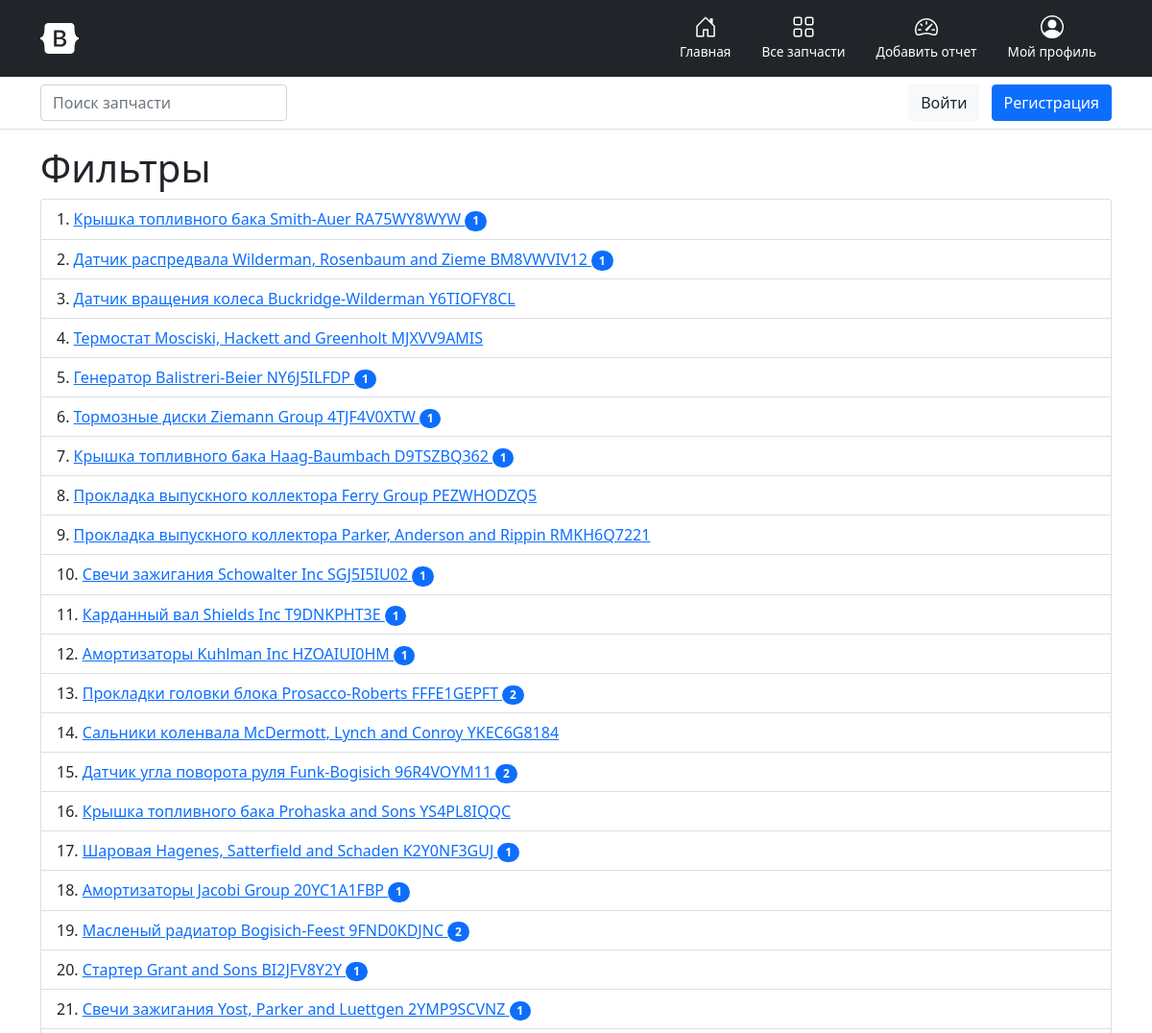
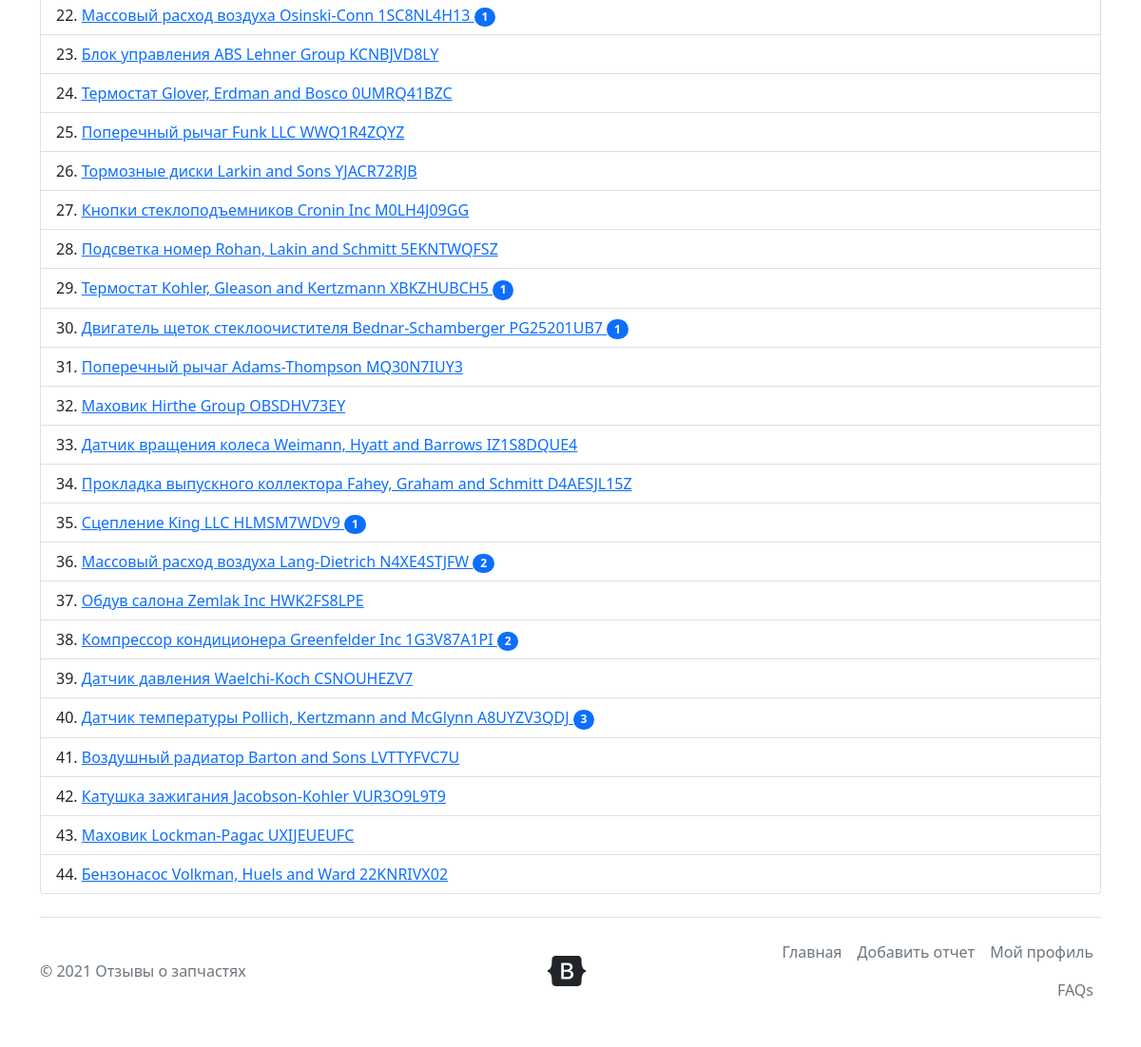
Page /category/1/ on the committed database (2 pictures, top to bottom).
### mileage/models.py (models this page shows, shortened)
class SparePartCategory(models.Model):
    name = models.CharField(max_length=255, db_index=True, verbose_name='Название')
    def __str__(self):
        return self.name
    class Meta:
        verbose_name = 'Категория запчасти'
        verbose_name_plural = 'Категории запчастей'
        ordering = ['name']

class SparePart(models.Model):
    name = models.CharField(max_length=255, db_index=True, verbose_name='Название')
    brand = models.CharField(max_length=255, db_index=True, verbose_name="Производитель")
    number = models.CharField(max_length=30, db_index=True, verbose_name="Номер (артикул)")
    category = models.ForeignKey(SparePartCategory, on_delete=models.PROTECT, verbose_name="Категория")
    def __str__(self):
        return ' '.join([self.name, self.brand, self.number])
    def get_absolute_url(self):
        return reverse_lazy('get_spare_part', kwargs={'spare_part_id': self.pk})
    class Meta:
        verbose_name = 'Запчасть'
        verbose_name_plural = 'Запчасти'
        ordering = ['category', 'name']

### mileage/views.py (the view)
# urls.py: path('category/<int:category_id>/', get_spare_parts_category, name='spare_parts_category'),
def get_spare_parts_category(request, category_id):
    all_spare_parts = SparePart.objects.filter(category_id=category_id).annotate(cnt=Count('review'))
    category_name = SparePartCategory.objects.get(pk=category_id)
    context = {
        'title': category_name,
        'all_spare_parts': all_spare_parts,
    }
    return render(request, 'mileage/spare_parts_category.html', context)

### mileage/templates/mileage/spare_parts_category.html (shortened to what this page needs)
{% extends 'base.html' %}
{% block body %}
<h1>{{ title }}</h1>
    <ol class="list-group list-group-numbered">
        {% for item in all_spare_parts %}
            <li class="list-group-item"><a href="{{ item.get_absolute_url }}">{{ item }}
            {% if item.cnt > 0 %}<span class="badge bg-primary rounded-pill"> {{ item.cnt }}
                    {% endif %}</span></a></li>
        {% empty %}
            <p>Еще ничего нет</p>
        {% endfor %}
    </ol>
{% endblock %}

### rows in the picture
SparePartCategory: name "Фильтры"
SparePart: name+brand+number "Крышка топливного бака Smith-Auer RA75WY8WYW", cnt "1"
SparePart: name+brand+number "Датчик распредвала Wilderman, Rosenbaum and Zieme BM8VWVIV12", cnt "1"
SparePart: name+brand+number "Датчик вращения колеса Buckridge-Wilderman Y6TIOFY8CL"
SparePart: name+brand+number "Термостат Mosciski, Hackett and Greenholt MJXVV9AMIS"
SparePart: name+brand+number "Генератор Balistreri-Beier NY6J5ILFDP", cnt "1"
SparePart: name+brand+number "Тормозные диски Ziemann Group 4TJF4V0XTW", cnt "1"
SparePart: name+brand+number "Крышка топливного бака Haag-Baumbach D9TSZBQ362", cnt "1"
SparePart: name+brand+number "Прокладка выпускного коллектора Ferry Group PEZWHODZQ5"
SparePart: name+brand+number "Прокладка выпускного коллектора Parker, Anderson and Rippin RMKH6Q7221"
SparePart: name+brand+number "Свечи зажигания Schowalter Inc SGJ5I5IU02", cnt "1"
SparePart: name+brand+number "Карданный вал Shields Inc T9DNKPHT3E", cnt "1"
SparePart: name+brand+number "Амортизаторы Kuhlman Inc HZOAIUI0HM", cnt "1"
SparePart: name+brand+number "Прокладки головки блока Prosacco-Roberts FFFE1GEPFT", cnt "2"
SparePart: name+brand+number "Сальники коленвала McDermott, Lynch and Conroy YKEC6G8184"
SparePart: name+brand+number "Датчик угла поворота руля Funk-Bogisich 96R4VOYM11", cnt "2"
SparePart: name+brand+number "Крышка топливного бака Prohaska and Sons YS4PL8IQQC"
SparePart: name+brand+number "Шаровая Hagenes, Satterfield and Schaden K2Y0NF3GUJ", cnt "1"
SparePart: name+brand+number "Амортизаторы Jacobi Group 20YC1A1FBP", cnt "1"
SparePart: name+brand+number "Масленый радиатор Bogisich-Feest 9FND0KDJNC", cnt "2"
SparePart: name+brand+number "Стартер Grant and Sons BI2JFV8Y2Y", cnt "1"
SparePart: name+brand+number "Свечи зажигания Yost, Parker and Luettgen 2YMP9SCVNZ", cnt "1"
SparePart: name+brand+number "Массовый расход воздуха Osinski-Conn 1SC8NL4H13", cnt "1"
SparePart: name+brand+number "Блок управления ABS Lehner Group KCNBJVD8LY"
SparePart: name+brand+number "Термостат Glover, Erdman and Bosco 0UMRQ41BZC"
SparePart: name+brand+number "Поперечный рычаг Funk LLC WWQ1R4ZQYZ"
SparePart: name+brand+number "Тормозные диски Larkin and Sons YJACR72RJB"
SparePart: name+brand+number "Кнопки стеклоподъемников Cronin Inc M0LH4J09GG"
SparePart: name+brand+number "Подсветка номер Rohan, Lakin and Schmitt 5EKNTWQFSZ"
SparePart: name+brand+number "Термостат Kohler, Gleason and Kertzmann XBKZHUBCH5", cnt "1"
SparePart: name+brand+number "Двигатель щеток стеклоочистителя Bednar-Schamberger PG25201UB7", cnt "1"
SparePart: name+brand+number "Поперечный рычаг Adams-Thompson MQ30N7IUY3"
SparePart: name+brand+number "Маховик Hirthe Group OBSDHV73EY"
SparePart: name+brand+number "Датчик вращения колеса Weimann, Hyatt and Barrows IZ1S8DQUE4"
SparePart: name+brand+number "Прокладка выпускного коллектора Fahey, Graham and Schmitt D4AESJL15Z"
SparePart: name+brand+number "Сцепление King LLC HLMSM7WDV9", cnt "1"
SparePart: name+brand+number "Массовый расход воздуха Lang-Dietrich N4XE4STJFW", cnt "2"
SparePart: name+brand+number "Обдув салона Zemlak Inc HWK2FS8LPE"
SparePart: name+brand+number "Компрессор кондиционера Greenfelder Inc 1G3V87A1PI", cnt "2"
SparePart: name+brand+number "Датчик давления Waelchi-Koch CSNOUHEZV7"
SparePart: name+brand+number "Датчик температуры Pollich, Kertzmann and McGlynn A8UYZV3QDJ", cnt "3"
SparePart: name+brand+number "Воздушный радиатор Barton and Sons LVTTYFVC7U"
SparePart: name+brand+number "Катушка зажигания Jacobson-Kohler VUR3O9L9T9"
SparePart: name+brand+number "Маховик Lockman-Pagac UXIJEUEUFC"
SparePart: name+brand+number "Бензонасос Volkman, Huels and Ward 22KNRIVX02"
